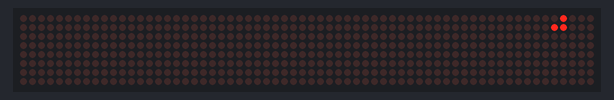
A sketch run on a simulated Arduino Uno, built with avr-gcc and run on an emulated ATmega328P. On the bench: 64×8 LED matrix.

Above: at 0.3 s.
At 0.7 s:
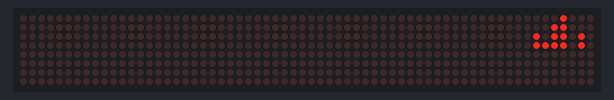
At 1.11 s:
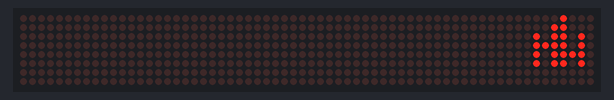
At 2.7 s:
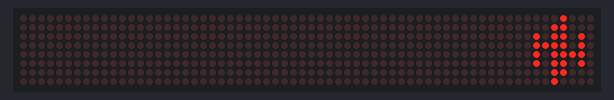
At 5.6 s:
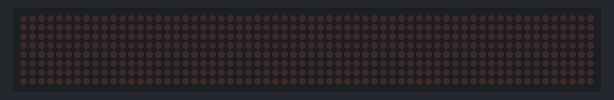
At 7.39 s:
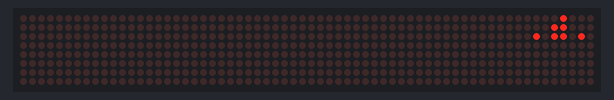

Measured:
- by itself, everything shown: repeats every 6.9 s, in 37 steps

The sketch:

Idea_of_nation.ino
```cpp
#include <LedControl.h>

// Пины матрицы (SPI)
#define DIN 12
#define CS 11
#define CLK 10

#define ON_TIME  2000
#define OFF_TIME 1000

//Picture
byte idea[8]     =   {0x8,0x18,0x5A,0x7A,0x5E,0x5A,0x18,0x10};

//Matrix
LedControl matrix = LedControl(DIN, CLK, CS, 0);

//Printing rows
void printRow(byte character [])
{
  for (byte i = 0; i < 8; i++)
  {
    matrix.setRow(0, i, character[i]);
    delay(200);
  }
}

//Intensity low
void off() {
  for (byte k = 15; k >= 1; k--) {
    matrix.setIntensity(0, k);
    delay(60);
  }
  matrix.clearDisplay(0);
}

//Inlensity on
void on() {
  for (byte j = 1; j <= 15; j++){
    matrix.setIntensity(0, j);
    delay(70);
  }
}

//Displaying all rows
void breathing() {
  printRow(idea);
  on();
  delay(ON_TIME);
  off();
  delay(OFF_TIME);

}


void setup(){
 matrix.shutdown(0, false);        // MAX72XX is on
 matrix.setIntensity(0, 1);        // Intensity = min
 matrix.clearDisplay(0);           // Clear
}

void loop(){
  breathing();    // Main
  delay(300);
}
```
